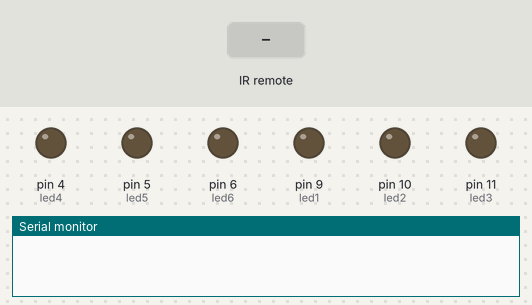
Recording of a sketch running on a simulated Arduino Uno, built with avr-gcc and run on an emulated ATmega328P. Shown: output pins drawn as LEDs (lit = HIGH), the last lines printed to the serial monitor. Inputs (shaded band) come from the test bench.

Above: at 1.2 s.
1.3 s: infrared code 0xFF30CF received
At 2.5 s:
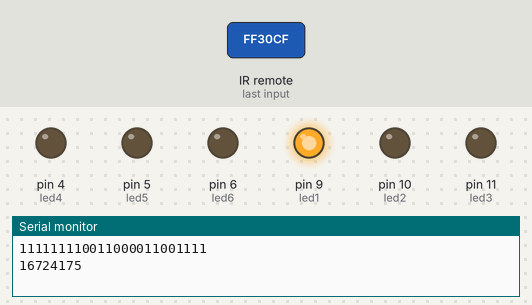
2.8 s: infrared code 0xFF10EF received
At 3.8 s:
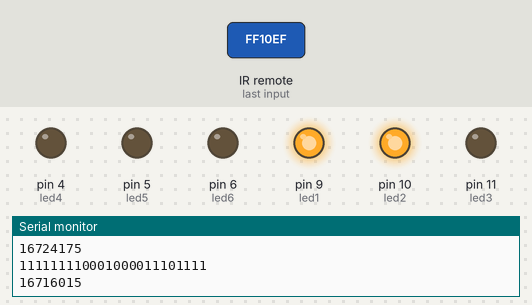
4.3 s: infrared code 0xFF42BD received
At 5.0 s:
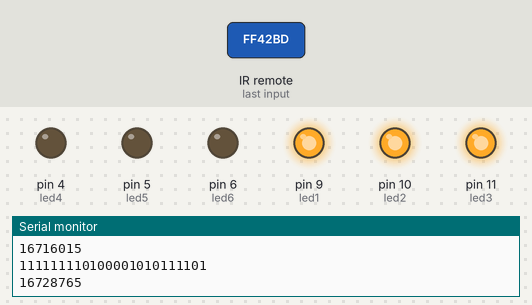
5.8 s: infrared code 0xFF22DD received
At 6.1 s:
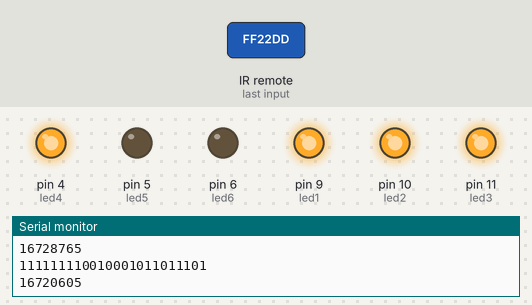
7.3 s: infrared code 0xFFE01F received
At 8.5 s:
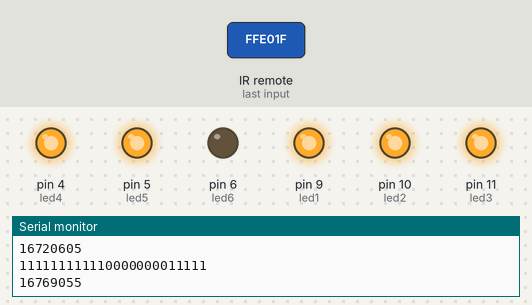
8.8 s: infrared code 0xFF6897 received
At 9.6 s:
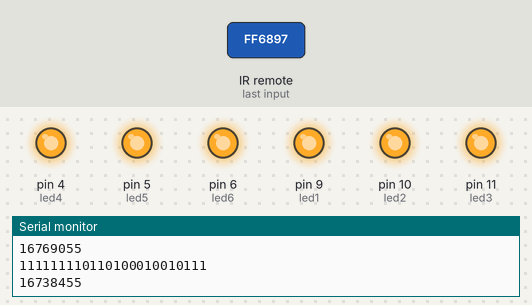
Timing chart, 0 to 11.3 s (numbered marks = the images above; inputs shaded):
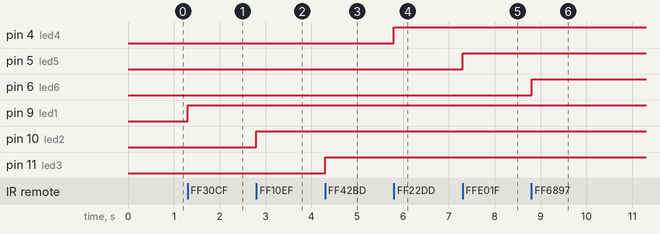

Measured:
- after the input at 1.3 s, pin 9 (led1): LOW → HIGH at once
- after the input at 2.8 s, pin 10 (led2): LOW → HIGH at once
- after the input at 4.3 s, pin 11 (led3): LOW → HIGH at once
- after the input at 5.8 s, pin 4 (led4): LOW → HIGH at once
- after the input at 7.3 s, pin 5 (led5): LOW → HIGH at once
- after the input at 8.8 s, pin 6 (led6): LOW → HIGH at once

The sketch:

IR_to2RGB.ino
```cpp
#include <IRremote.h>


int led1 = 9;
int led2 = 10;
int led3 = 11;
int led4 = 4;
int led5 = 5;
int led6 = 6;

int l1 = 0;
int l2 = 0;
int l3 = 0;
int l4 = 0;
int l5 = 0;
int l6 = 0;


unsigned long com = 0;
int RECV_PIN = 13;
IRrecv irrecv(RECV_PIN);
decode_results results;

void setup()
{

  Serial.begin(9600);
  irrecv.enableIRIn(); // Start the receiver

  pinMode(led1, OUTPUT);
  pinMode(led2, OUTPUT);
  pinMode(led3, OUTPUT);
  pinMode(led4, OUTPUT);
  pinMode(led5, OUTPUT);
  pinMode(led6, OUTPUT);

}

void loop() {


  if (irrecv.decode(&results)) {
    Serial.println(results.value, BIN);
    com = results.value;
    Serial.println(com);
    irrecv.resume(); // Receive the next value
  }
  else {

    if (com == 16724175){
      digitalWrite(led1, HIGH);
    }

    if (com == 16716015){
      digitalWrite(led2, HIGH);
    }

    if (com == 16728765){
      digitalWrite(led3, HIGH);
    }

    if (com == 16720605){
      digitalWrite(led4, HIGH);
    }

    if (com == 16769055){
      digitalWrite(led5, HIGH);
    }

    if (com == 16738455){
      digitalWrite(led6, HIGH);
    }

    if (com == 16743045){
      digitalWrite(led1, LOW);
    }

    if (com == 16734885){
      digitalWrite(led2, LOW);
    }

    if (com == 16732845){
      digitalWrite(led3, LOW);
    }

    if (com == 16761405){
      digitalWrite(led4, LOW);
    }

    if (com == 16748655){
      digitalWrite(led5, LOW);
    }

    if (com == 16756815){
      digitalWrite(led6, LOW);
    }


    if (com == 16718055){
      digitalWrite(led1, HIGH);
      digitalWrite(led4, HIGH);
    }

    if (com == 16726215){
      digitalWrite(led2, HIGH);
      digitalWrite(led5, HIGH);
    }

      if (com == 16730805){
      digitalWrite(led3, HIGH);
      digitalWrite(led6, HIGH);
    }


    if (com == 16712445){
      digitalWrite(led1, LOW);
      digitalWrite(led4, LOW);
    }

    if (com == 16754775){
      digitalWrite(led2, LOW);
      digitalWrite(led5, LOW);
    }

    if (com == 16750695){
      digitalWrite(led3, LOW);
      digitalWrite(led6, LOW);
    }


    if (com == 16753245){
      digitalWrite(led1, HIGH);
      digitalWrite(led2, HIGH);
      digitalWrite(led3, HIGH);
      digitalWrite(led4, HIGH);
      digitalWrite(led5, HIGH);
      digitalWrite(led6, HIGH);

    }

    if (com == 16769565){
      digitalWrite(led1, LOW);
      digitalWrite(led2, LOW);
      digitalWrite(led3, LOW);
      digitalWrite(led4, LOW);
      digitalWrite(led5, LOW);
      digitalWrite(led6, LOW);
    }


    com = 0;


  }


}
```
